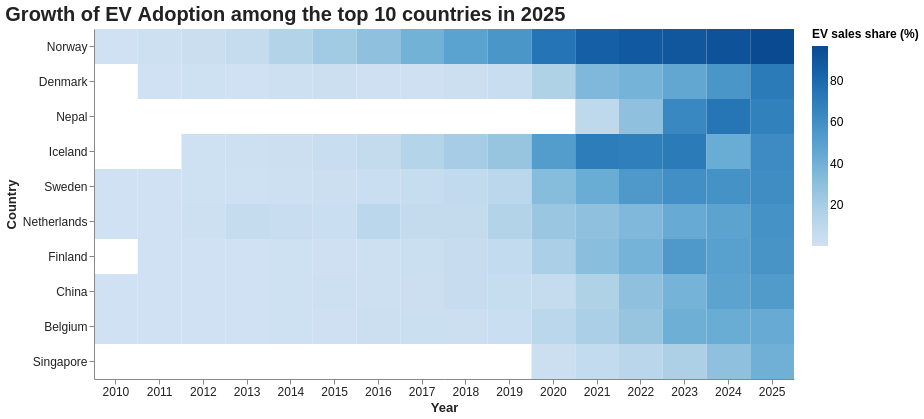

The cell this chart's notebook holds for it:
### Code cell
chart7 = (
    alt.Chart(ev_share_heatmap)
    .mark_rect()
    .encode(
        x=alt.X(
            "year:O",
            title="Year",
            axis=alt.Axis(labelAngle=0)
        ),
        y=alt.Y(
            "country_name:N",
            title="Country",
            sort=country_order
        ),
        color=alt.Color(
            "value:Q",
            title="EV sales share (%)",
            scale=alt.Scale(scheme="blues")
        ),
        tooltip=[
            alt.Tooltip("country_name:N", title="Country"),
            alt.Tooltip("year:O", title="Year"),
            alt.Tooltip(
                "value:Q",
                title="EV sales share (%) ",
                format=".1f"
            )
        ]
    )
    .properties(
        width=700,
        height=350,
        title="Growth of EV Adoption among the top 10 countries in 2025"
    )
)

chart7 = ev_theme(chart7)

### Figure 1 — Vega-Lite specification as saved in the notebook (floating-point values rounded to 4 significant figures; data arrays with more than 128 entries replaced by an {"elided": "..."} marker saying what was removed)
{"config": {"view": {"continuousWidth": 300, "continuousHeight": 300, "stroke": null}, "axis": {"gridColor": "#D9D9D9", "gridOpacity": 0.3, "labelColor": "#222222", "labelFontSize": 12, "titleColor": "#222222", "titleFontSize": 13}, "legend": {"labelFontSize": 12, "titleFontSize": 12}, "title": {"anchor": "start", "color": "#222222", "fontSize": 20, "subtitleFontSize": 13}}, "data": {"name": "data-2970a0a8e3e10144b650a4b8e6f30210"}, "mark": {"type": "rect"}, "encoding": {"color": {"field": "value", "scale": {"scheme": "blues"}, "title": "EV sales share (%)", "type": "quantitative"}, "tooltip": [{"field": "country_name", "title": "Country", "type": "nominal"}, {"field": "year", "title": "Year", "type": "ordinal"}, {"field": "value", "format": ".1f", "title": "EV sales share (%) ", "type": "quantitative"}], "x": {"axis": {"labelAngle": 0}, "field": "year", "title": "Year", "type": "ordinal"}, "y": {"field": "country_name", "sort": ["Norway", "Denmark", "Nepal", "Iceland", "Sweden", "Netherlands", "Finland", "China", "Belgium", "Singapore"], "title": "Country", "type": "nominal"}}, "height": 350, "title": "Growth of EV Adoption among the top 10 countries in 2025", "width": 700, "$schema": "https://vega.github.io/schema/vega-lite/v6.4.1.json", "datasets": {"data-2970a0a8e3e10144b650a4b8e6f30210": {"elided": "135 records"}}}
